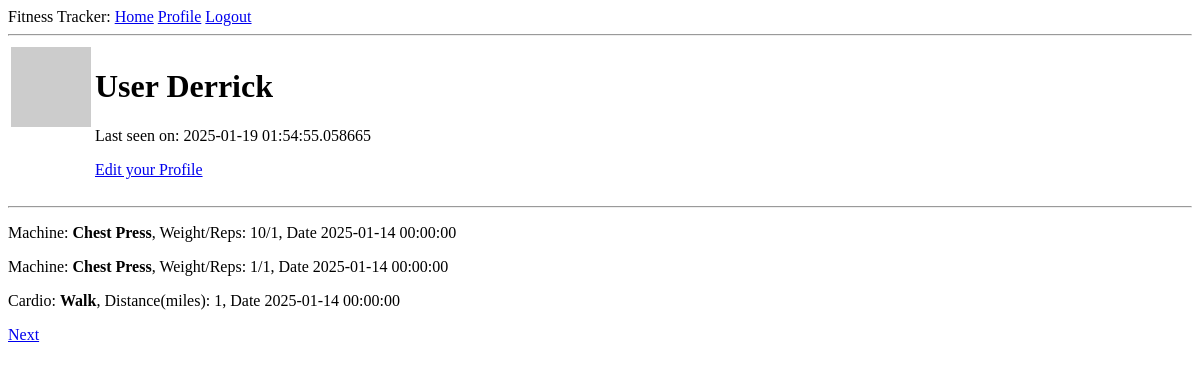
/user/Derrick (signed in), run on an earlier commit of the app's database.
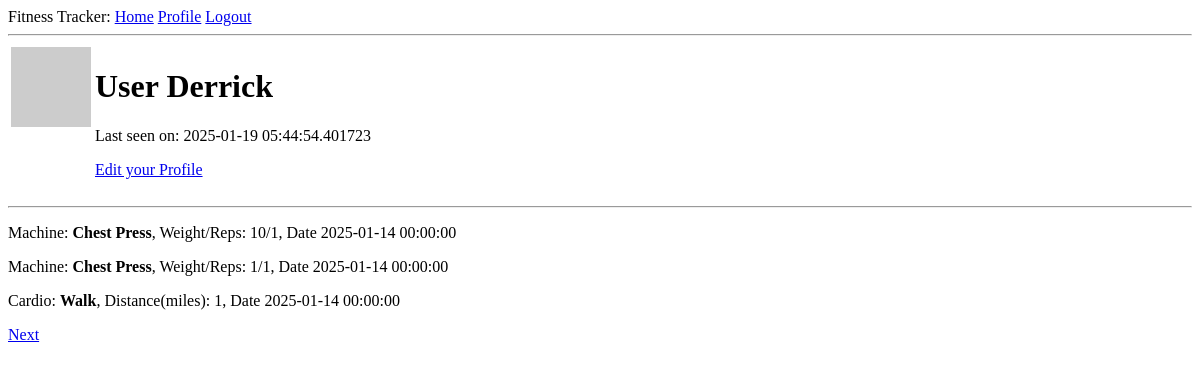
And on a later commit of the database.
### app/models.py (models this page shows, shortened)
class User(UserMixin, db.Model):
    id: Mapped[int] = mapped_column(primary_key=True)
    username: Mapped[str] = mapped_column(String(64), index=True, unique=True)
    email: Mapped[str] = mapped_column(String(120), index=True, unique=True)
    password_hash: Mapped[Optional[str]] = mapped_column(String(256))
    workouts: Mapped[List['Workout']] = relationship(back_populates='user', lazy='dynamic')
    about_me: Mapped[Optional[str]] = mapped_column(String(140))
    last_seen: Mapped[Optional[datetime]] = mapped_column(
        default=lambda: datetime.now(timezone.utc))
    def avatar(self, size):
        digest = md5(self.email.lower().encode('utf-8')).hexdigest()
        return f'https://www.gravatar.com/avatar/{digest}?d=identicon&s={size}'
    def get_user_workouts(self):
        return self.workouts

class MachineExercise(db.Model):
    id: Mapped[int] = mapped_column(primary_key=True)
    name: Mapped[str] = mapped_column(String(64), index=True)
    reps: Mapped[int] = mapped_column(Integer, default=1)
    weight: Mapped[int] = mapped_column(Integer, default=0)
    workouts: Mapped[List['Workout']] = relationship(secondary='workout_machine_exercise', back_populates='machine_exercises')

class Workout(db.Model):
    id: Mapped[int] = mapped_column(primary_key=True)
    date: Mapped[datetime] = mapped_column(index=True, default=lambda: datetime.now(timezone.utc))
    user_id: Mapped[int] = mapped_column(ForeignKey(User.id), index=True)
    user: Mapped[User] = relationship(back_populates='workouts')
    machine_exercises: Mapped[List["MachineExercise"]] = relationship(secondary='workout_machine_exercise', back_populates="workouts")
    cardio_exercises: Mapped[List["CardioExercise"]] = relationship(secondary='workout_cardio_exercise', back_populates="workouts")

class CardioExercise(db.Model):
    id: Mapped[int] = mapped_column(primary_key=True)
    name: Mapped[str] = mapped_column(String(64), index=True)
    distance: Mapped[int] = mapped_column(Integer, nullable=False, default=0)
    workouts: Mapped[List['Workout']] = relationship(secondary='workout_cardio_exercise', back_populates='cardio_exercises')

### app/routes.py (the view)
@app.route('/user/<username>')
@login_required
def user(username):
    if not current_user.is_authenticated:
        return redirect(url_for('index'))
    page = request.args.get('page', 1, type=int)
    workouts = current_user.get_user_workouts()
    page_workouts = db.paginate(workouts, page=page, per_page=app.config['WORKOUTS_PER_PAGE'], error_out=False)
    next_url = url_for('user', username=username, page=page_workouts.next_num) \
        if page_workouts.has_next else None
    prev_url = url_for('user', username=username, page=page_workouts.prev_num) \
        if page_workouts.has_prev else None
    return render_template('user.html', user=current_user, workouts=page_workouts.items, next_url=next_url, prev_url=prev_url)

### app/models.py (called while the page is built)
@login.user_loader
def load_user(id):
    return db.session.get(User, int(id))

### app/routes.py (called while the page is built)
@app.before_request
def before_request():
    if current_user.is_authenticated:
        current_user.last_seen = datetime.now(timezone.utc)
        db.session.commit()

### app/templates/user.html (shortened to what this page needs)
{% extends "base.html" %} {% block content %}
<table>
  <tr valign="top">
    <td><img src="{{ user.avatar(128) }}" /></td>
    <td>
      <h1>User {{ user.username }}</h1>
       {% if user.last_seen %}
      <p>Last seen on: {{ user.last_seen }}</p>
      {% endif %}
      {% if user == current_user %}
      <p><a href="{{ url_for('edit_profile') }}">Edit your Profile</a></p>
      {% endif %}
    </td>
  </tr>
</table>
<hr />
{% include '_workout.html' %}
{% if next_url %}
    <a href="{{ next_url }}">Next</a>
{% endif %}
{% endblock %}

### app/templates/base.html (shortened to what this page needs)
<!DOCTYPE html>
<html>
  <head>
  </head>
  <body>
    <div>
      Fitness Tracker:
      <a href="{{ url_for('index') }}">Home</a>
      {% if current_user.is_anonymous %}
      <a href="{{ url_for('login') }}">Login</a>
      {% else %}
      <a href="{{ url_for('user', username=current_user.username) }}">Profile</a>
      <a href="{{ url_for('logout') }}">Logout</a>
      {% endif %}
    </div>
    <hr />
     {% block content %}{% endblock %}
  </body>
</html>

### app/templates/_workout.html
{% for workout in workouts %}
  {% for machine in workout.machine_exercises %}
    <div>
      <p>
        Machine: <b>{{ machine["name"] }}</b>, Weight/Reps: {{ machine["weight"]
        }}/{{ machine["reps"] }}, Date {{workout.date}}
      </p>
    </div>
  {% endfor %}
  {% for cardio in workout.cardio_exercises %}
    <div>
      <p>
        Cardio: <b>{{ cardio["name"] }}</b>, Distance(miles): {{ cardio["distance"]
        }}, Date {{workout.date}}
      </p>
    </div>
  {% endfor %}
{% endfor %}

What changed in the data, as far as the page shows it:
changed User "Derrick": last_seen "2025-01-19 01:54:55.058665" → "2025-01-19 05:44:54.401723"
